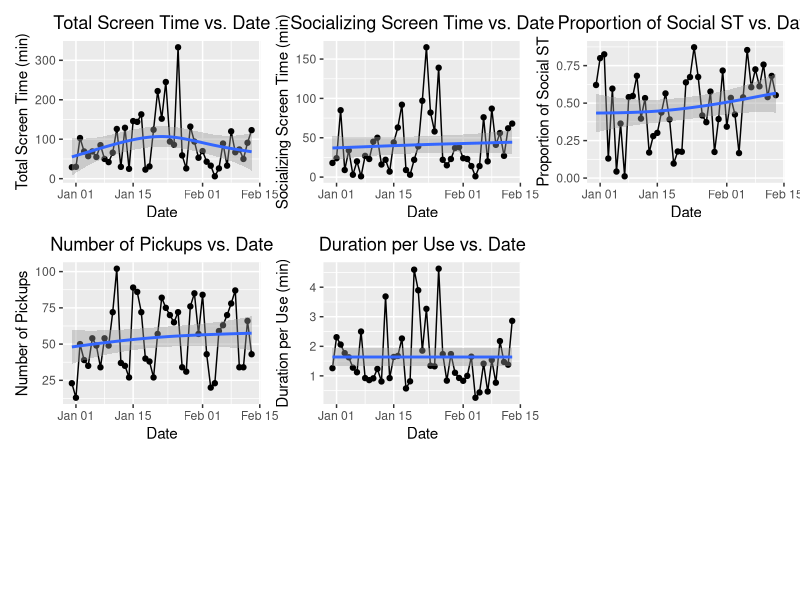
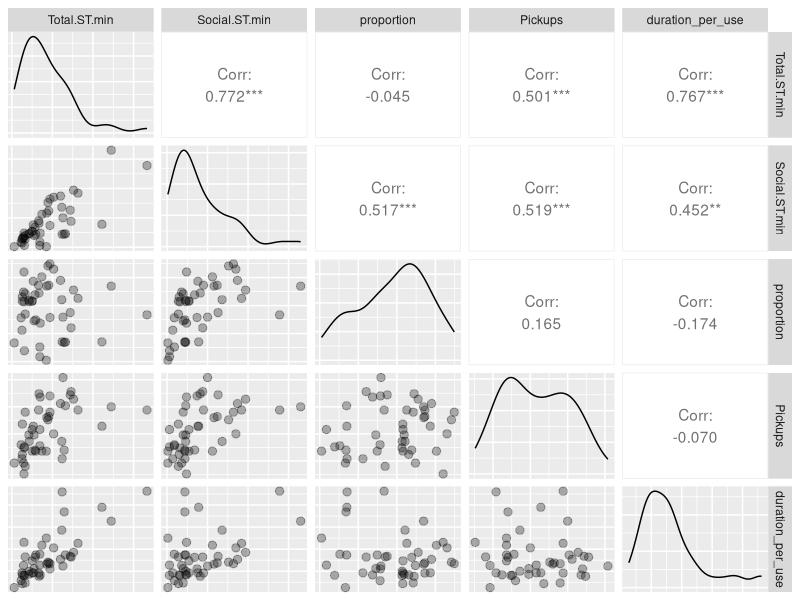

Reproduce these figures in R, in order. (Note: this script raises an error after producing the figures.)
## ---- chunk 1
knitr::opts_chunk$set(echo = TRUE)
## ---- chunk 2

library(tidyverse)
library(ggplot2)
library(patchwork)
library(knitr)
library(kableExtra)
Sys.setlocale("LC_TIME", "en_US.UTF-8")

data <- read.csv("BulunTe_IphoneMonitor.csv", header = TRUE)

data = data %>% mutate(proportion = Social.ST.min/Total.ST.min,
                       duration_per_use = Total.ST.min/Pickups)

data$Date = as.Date(data$Date,format="%m/%d/%Y")

data$weekday = (weekdays(data$Date)  %in% c( "Monday", "Tuesday", "Wednesday", "Thursday", "Friday")) %>% as.numeric() 

data$semster = (data$Date > date("0024-01-09")) %>% as.numeric()

data$semster_weekday = data$semster * data$weekday

## ---- chunk 3

# drawing the time series picture of total screen time, Social.ST.min, proportion, Pickups and duration_per_use

g1 = ggplot(data, aes(x = Date, y = Total.ST.min)) + 
  geom_line() + 
  geom_point() + 
  geom_smooth(method = "gam", se = TRUE) + 
  labs(title = "Total Screen Time vs. Date", x = "Date", y = "Total Screen Time (min)") + theme(plot.title = element_text(hjust = 0.5))


g2 = ggplot(data, aes(x = Date, y = Social.ST.min)) +
  geom_line() + 
  geom_point() + 
  geom_smooth(method = "gam", se = TRUE) + 
  labs(title = "Socializing Screen Time vs. Date", x = "Date", y = "Socializing Screen Time (min)") + theme(plot.title = element_text(hjust = 0.5))

g3 = ggplot(data, aes(x = Date, y = proportion)) +
  geom_line() + 
  geom_point() + 
  geom_smooth(method = "gam", se = TRUE) + 
  labs(title = "Proportion of Social ST vs. Date", x = "Date", y = "Proportion of Social ST") + theme(plot.title = element_text(hjust = 0.5))

g4 = ggplot(data, aes(x = Date, y = Pickups)) +
  geom_line() + 
  geom_point() + 
  geom_smooth(method = "gam", se = TRUE) + 
  labs(title = "Number of Pickups vs. Date", x = "Date", y = "Number of Pickups") + theme(plot.title = element_text(hjust = 0.5))

g5 = ggplot(data, aes(x = Date, y = duration_per_use)) +
  geom_line() + 
  geom_point() + 
  geom_smooth(method = "gam", se = TRUE) + 
  labs(title = "Duration per Use vs. Date", x = "Date", y = "Duration per Use (min)") + theme(plot.title = element_text(hjust = 0.5))

g1 + g2 + g3 + g4 + g5 + plot_layout(ncol = 3,heights = c(1,1,1))

## ---- chunk 4

# making pairwise plot of five vairables

library(GGally)

data_temp = data %>% select(Total.ST.min, Social.ST.min, proportion, Pickups, duration_per_use)

ggpairs(data_temp, lower = list(continuous = wrap("points", alpha = 0.3, size = 2.5)), axisLabels = "none")

## ---- chunk 5

# making occupation time curve for five time variables

# Total Screen Time
c = seq(0,max(data$Total.ST.min)+1,max(data$Total.ST.min)/100)
st = sapply(c,function(x){return(sum(data$Total.ST.min >= x))})/length(data$Total.ST.min)
temp=data.frame(c,st)

g1 = ggplot(temp, aes(x = c, y=st)) + 
  geom_point(size = 1 )+
  geom_smooth(method = "gam", se = FALSE)+
  labs(title = "Occupation Time Curve for Total Screen Time", x = "Total Screen Time (min)", y = "Occupation Time Curve") + theme(plot.title = element_text(hjust = 0.5))



# Total social screen time

c = seq(0,max(data$Social.ST.min)+1,max(data$Social.ST.min)/100)
st = sapply(c,function(x){return(sum(data$Social.ST.min >= x))})/length(data$Social.ST.min)
temp=data.frame(c,st)

g2 = ggplot(temp, aes(x = c, y=st)) + 
  geom_point(size = 1)+
  geom_smooth(method = "gam", se = TRUE)+
  labs(title = "Occupation Time Curve for Social Screen Time", x = "Social Screen Time (min)", y = "Occupation Time Curve") + theme(plot.title = element_text(hjust = 0.5))

# Proportion

c = seq(0,max(data$proportion)+1,max(data$proportion)/100)
st = sapply(c,function(x){return(sum(data$proportion >= x))})/length(data$proportion)
temp=data.frame(c,st)

g3 = ggplot(temp, aes(x = c, y=st)) + 
  geom_point(size = 1)+
  geom_smooth(method = "gam", se = TRUE)+
  labs(title = "Occupation Time Curve for Proportion", x = "Proportion", y = "Occupation Time Curve") + theme(plot.title = element_text(hjust = 0.5))

# Pickups

c = seq(0,max(data$Pickups)+1,max(data$Pickups)/100)
st = sapply(c,function(x){return(sum(data$Pickups >= x))})/length(data$Pickups)
temp=data.frame(c,st)

g4 = ggplot(temp, aes(x = c, y=st)) + 
  geom_point(size = 1)+
  geom_smooth(method = "gam", se = TRUE)+
  labs(title = "Occupation Time Curve for Pickups", x = "Pickups", y = "Occupation Time Curve") + theme(plot.title = element_text(hjust = 0.5))


# Duration per use

c = seq(0,max(data$duration_per_use)+1,max(data$duration_per_use)/100)
st = sapply(c,function(x){return(sum(data$duration_per_use >= x))})/length(data$duration_per_use)
temp=data.frame(c,st)

g5 = ggplot(temp, aes(x = c, y=st)) + 
  geom_point(size = 1)+
  geom_smooth(method = "gam", se = TRUE)+
  labs(title = "Occupation Time Curve for Duration per Use", x = "Duration per Use (min)", y = "Occupation Time Curve") + theme(plot.title = element_text(hjust = 0.5))

g1+g2+g3+g4+g5+plot_layout(ncol = 3)


## ---- chunk 6

# Calculating ACF using acf() for five time series

par(mfrow=c(3,2))
acf(data$Total.ST.min, main = "ACF of Total Screen Time")
acf(data$Social.ST.min, main = "ACF of Social Screen Time")
acf(data$proportion, main = "ACF of Proportion")
acf(data$Pickups, main = "ACF of Pickups")
acf(data$duration_per_use, main = "ACF of Duration per Use")

# Seizinig acf values and using kable to display for five variables

acf_total = (acf(data$Total.ST.min, plot = FALSE)$acf[1:10]) %>% round(.,4)
acf_social = (acf(data$Social.ST.min, plot = FALSE)$acf[1:10]) %>% round(.,4)
acf_proportion = (acf(data$proportion, plot = FALSE)$acf[1:10]) %>% round(.,4)
acf_pickups = (acf(data$Pickups, plot = FALSE)$acf[1:10]) %>% round(.,4)
acf_duration = (acf(data$duration_per_use, plot = FALSE)$acf[1:10]) %>% round(.,4)

acf_table = data.frame(lag=0:9,acf_total,acf_social,acf_proportion,acf_pickups,acf_duration)


kable(acf_table, caption = "ACF values for five variables", format = "latex", booktabs = TRUE) %>%
  kable_styling(latex_options = c("striped", "hold_position"))


## ---- chunk 7
library("circular")
## ---- chunk 8

temp = data$Pickup.1st %>% as.POSIXct(,format="%H:%M")

data$Pickup.1st.angular = (hour(temp)*60+minute(temp))/(24*60)*360

circle_pickup_1st = circular(data$Pickup.1st.angular, units = "degrees", template = "clock24") %>% plot(,col="blue", main = "Circular Plot of Pickup.1st")

circle_pickup_1st




## ---- chunk 9

circular(data$Pickup.1st.angular, units = "degrees", template = "clock24") %>% 
  plot(.,
     stack=TRUE, 
     bins=30,
     col="red", 
     main = "HIstogram Plot Circular Plot of Pickup.1st")

# fisrt.pickup.den =circular(data$Pickup.1st.angular, units = "degrees", template = "clock24") %>%  density(, bw = 40)
# 
# fisrt.pickup.den$y = fisrt.pickup.den$y/5.5
# 
# max_density <- max(fisrt.pickup.den$y)

# width <- 10
# height <- 20
# res <- 300  # Resolution in pixels per inch
# 
# # Open a graphics device
# png("density_plot.png", width = width*res, height = height*res, res = res)
# 
# par(mar=c(5,4,4,2) + 0.1)

# plot(fisrt.pickup.den, 
#      main = "Density Plot of Pickup.1st", 
#      xlab = "Pickup.1st", 
#      ylab = "Density",
#      col="red",
#      ylim = c(0, max_density * 1.5))
# 
# dev.off()
